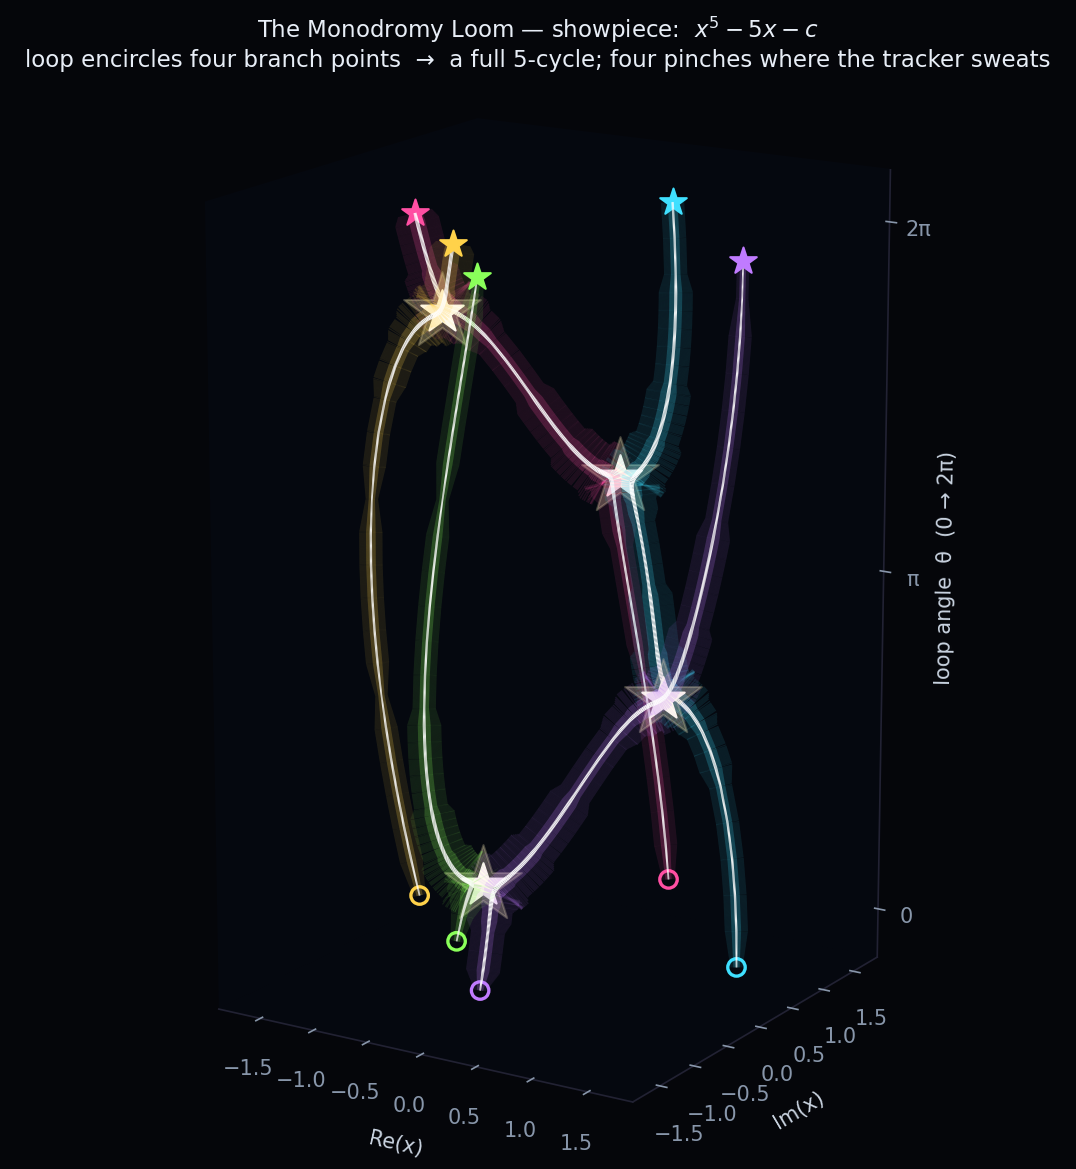

Recreate this plot in Python.
"""The Monodromy Loom.

A showpiece: watch the solutions of a *parameterized* polynomial braid as its parameter walks
a closed loop around the discriminant.  For the one-parameter family

    f(x; c) = x^d - d*x - c ,

the d roots move continuously as c does; carry c once around a loop that encircles the branch
points (the c-values where two roots collide) and the roots come back **permuted** -- the
monodromy of the family, i.e. its Galois action, made visible as a literal braid.

Each strand is one root's path, plotted in 3-D as ``(Re x, Im x, theta)`` where theta is the
loop angle 0 -> 2*pi.  The whole loop is baked into a single homotopy by making the coefficient
a function of the path variable, ``c(t) = center + radius * exp(i*(theta + phi))`` with
``theta = 2*pi*(1 - t)``, so one continuous track per strand traces the entire loop and the
path variable maps straight to the loop angle.

The *texture* of each strand is the adaptive-precision tracker's own diagnostics, streamed by a
``PathDataCollector``: where the loop grazes a branch point two strands nearly collide, the step
size collapses, and the strand brightens and swells right there -- you can see the solver work
hardest exactly where the mathematics is.

Two frames are produced:

    * monodromy_loom_teaching.png -- x^3 - 3x - c, a loop around ONE branch point: two roots
      swap (a single transposition), the third rides straight.  The lesson in one picture.
    * monodromy_loom.png          -- x^5 - 5x - c, a loop around ALL FOUR branch points: a full
      5-cycle, with four pinches where the tracker sweats.  The show-off.

Regenerated through ``tools/refresh_doc_artifacts.py`` (see that tool).  This is a raster
showpiece: PNG only (a 3-D render has no meaningful SVG), so it is exempt from the tutorial
figures' png+svg rule.  It is NOT a doctest -- the docs page embeds the pre-rendered image.

Run standalone:  python monodromy_loom.py
"""

import math
import os

import numpy as np

import matplotlib
matplotlib.use('Agg')                 # headless: no display needed
import matplotlib.pyplot as plt
from mpl_toolkits.mplot3d.art3d import Line3DCollection

import bertini
import bertini.tracking as tracking
from bertini.multiprec import complex_mp
from bertini.tracking.observers import amp as amp_observers

_OUT = os.path.dirname(os.path.abspath(__file__))

# a vivid strand palette on near-black
_HUES = ['#3fe0ff', '#ff4fa3', '#ffd24a', '#8aff5a', '#c07bff', '#ff8a3f']
_BG = '#05060a'


# --- coefficient-node helpers -------------------------------------------------------------------

def _cnode(z):
    """A constant complex function-tree node carrying the exact digits of python complex z."""
    return bertini.coefficient(complex_mp(repr(float(z.real)), repr(float(z.imag))))

def _rnode(x):
    """A constant real (zero-imaginary) node."""
    return bertini.coefficient(complex_mp(repr(float(x)), '0'))

def _xpow(x, d):
    """x**d built by repeated multiplication (keeps the tree an explicit product)."""
    e = x
    for _ in range(d - 1):
        e = e * x
    return e

_I = _cnode(1j)
_TWO_PI = _rnode(2 * math.pi)


# --- the engine: bake the whole parameter loop into one homotopy --------------------------------

def loom_homotopy(degree, center, radius, phi):
    """H(x, t) = x^d - d*x - c(t),  c(t) = center + radius*exp(i*(theta + phi)),  theta = 2pi(1-t).

    At t=1 theta=0 (the start configuration); at t=0 theta=2pi (the loop has closed).  Tracking a
    root of the start configuration from t=1 to t=0 carries it once around the loop.
    """
    x = bertini.Variable('x')
    t = bertini.Variable('t')
    theta = _TWO_PI * (_rnode(1) - t) + _rnode(phi)
    c_t = _cnode(center) + _rnode(radius) * (bertini.cos(theta) + _I * bertini.sin(theta))
    sys = bertini.System()
    sys.add_function(_xpow(x, degree) - _rnode(degree) * x - c_t)
    sys.add_path_variable(t)
    sys.add_variable_group(bertini.VariableGroup([x]))
    return sys

def start_configuration(degree, center, radius, phi):
    """The roots of the start configuration f(x) = x^d - d*x - c0, c0 = c(theta=0)."""
    c0 = center + radius * complex(math.cos(phi), math.sin(phi))
    x = bertini.Variable('x')
    sys = bertini.System()
    sys.add_variable_group(bertini.VariableGroup([x]))
    sys.add_function(_xpow(x, degree) - _rnode(degree) * x - _cnode(c0))
    solver = bertini.nag_algorithm.ZeroDimSolver(sys, mptype='adaptive')
    solver.solve()
    return [complex(s[0]) for s in solver.all_solutions()]

def branch_values(degree):
    """The (d-1) branch values of x^d - d*x - c: c = x^d - d*x at each critical point (the
    (d-1)-th roots of unity, where d*x^{d-1} - d = 0).  All share one modulus."""
    crit = [complex(math.cos(2 * math.pi * k / (degree - 1)),
                    math.sin(2 * math.pi * k / (degree - 1))) for k in range(degree - 1)]
    return [z**degree - degree * z for z in crit]

def track_loop(degree, center, radius, phi, tol=1e-10):
    """Track every strand once around the loop.  Returns a list of per-strand dicts with the loop
    angle ``theta``, the complex position ``x``, and the tracker diagnostics along the path."""
    H = loom_homotopy(degree, center, radius, phi)
    roots = start_configuration(degree, center, radius, phi)

    tracker = bertini.AMPTracker(H)
    tracker.setup(bertini.tracking.Predictor.RK4, tol, 1e6,
                  tracking.SteppingConfig(), tracking.NewtonConfig())
    tracker.precision_setup(tracking.amp_config_from(H))

    strands = []
    for r in roots:
        collector = amp_observers.PathDataCollector()
        tracker.add_observer(collector)
        end = np.zeros(H.num_variables(), dtype=complex_mp)
        tracker.track_path(end, complex_mp(1.0, 0.0), complex_mp(0.0, 0.0),
                           np.array([complex_mp(r.real, r.imag)]))
        tracker.remove_observer(collector)

        times = collector.times()               # complex path-variable value per step
        pts = collector.points()[:, 0]           # affine x (one variable)
        dgn = collector.diagnostics()            # (n, 4): |t|, condition, precision, stepsize
        strands.append(dict(start=r, end=complex(end[0]),
                            theta=2 * math.pi * (1 - times.real), x=pts,
                            precision=dgn[:, 2], stepsize=dgn[:, 3]))
    return strands, roots


# --- rendering ----------------------------------------------------------------------------------

def _resample(strand, n):
    """Interpolate one strand onto a uniform theta grid (for smooth ribbons and pinch-finding)."""
    th = strand['theta']
    order = np.argsort(th)
    g = np.linspace(th[order].min(), th[order].max(), n)
    xr = np.interp(g, th[order], strand['x'][order].real)
    xi = np.interp(g, th[order], strand['x'][order].imag)
    logstep = np.interp(g, th[order], np.log10(np.maximum(strand['stepsize'][order], 1e-12)))
    return g, xr, xi, logstep

def _find_pinches(strands, ngrid=900, thresh=0.6):
    """The near-collisions: local minima of pairwise strand distance below ``thresh``."""
    grid = np.linspace(0, 2 * math.pi, ngrid)
    X = []
    for s in strands:
        th = s['theta']; o = np.argsort(th)
        X.append(np.interp(grid, th[o], s['x'][o].real) + 1j * np.interp(grid, th[o], s['x'][o].imag))
    X = np.array(X)
    found = []
    for i in range(len(X)):
        for j in range(i + 1, len(X)):
            d = np.abs(X[i] - X[j])
            for k in range(1, ngrid - 1):
                if d[k] < thresh and d[k] <= d[k - 1] and d[k] < d[k + 1]:
                    mid = 0.5 * (X[i, k] + X[j, k])
                    found.append((mid.real, mid.imag, grid[k]))
    found.sort(key=lambda p: p[2])
    merged = []
    for p in found:
        if not merged or abs(p[2] - merged[-1][2]) > 0.25:
            merged.append(p)
    return merged

def render(strands, out, title, subtitle):
    """Draw the braid: strands coloured by identity, brightness and width driven by tracker
    stress (step-size collapse), branch-point pinches glowing, start rings -> end stars."""
    plt.rcParams.update({'figure.facecolor': _BG, 'axes.facecolor': _BG})
    fig = plt.figure(figsize=(9, 11))
    ax = fig.add_subplot(111, projection='3d')
    ax.set_facecolor(_BG)

    all_ls = np.concatenate([np.log10(np.maximum(s['stepsize'], 1e-12)) for s in strands])
    calm, hard = all_ls.max(), all_ls.min()          # big step = calm, small step = stressed

    def stress(ls):
        return np.clip((calm - ls) / (calm - hard + 1e-9), 0.0, 1.0)

    for i, s in enumerate(strands):
        g, xr, xi, ls = _resample(s, 700)
        st = stress(ls)
        pts = np.column_stack([xr, xi, g])
        segs = np.stack([pts[:-1], pts[1:]], axis=1)
        col = _HUES[i % len(_HUES)]
        for width, alpha, colour in ((6 + 26 * st[:-1], 0.10, col),      # outer glow
                                     (3 + 8 * st[:-1], 0.22, col),        # inner glow
                                     (0.8 + 1.6 * st[:-1], 0.92, 'white')):  # hot core
            lc = Line3DCollection(segs, colors=colour, alpha=alpha)
            lc.set_linewidth(width)
            ax.add_collection3d(lc)
        ax.scatter([xr[0]], [xi[0]], [g[0]], s=70, facecolors='none',
                   edgecolors=col, linewidths=1.6, depthshade=False)                  # start ring
        ax.scatter([xr[-1]], [xi[-1]], [g[-1]], marker='*', s=180, color=col,
                   depthshade=False, zorder=6)                                        # end star

    for (xr, xi, th) in _find_pinches(strands):
        ax.scatter([xr], [xi], [th], marker='*', s=460, color='white', depthshade=False, zorder=8)
        ax.scatter([xr], [xi], [th], marker='*', s=1500, color='#fff2c0', alpha=0.26, depthshade=False)

    ax.set_xlabel('Re(x)', color='#c9d3e0')
    ax.set_ylabel('Im(x)', color='#c9d3e0')
    ax.set_zlabel('loop angle  θ  (0 → 2π)', color='#c9d3e0')
    ax.set_zticks([0, math.pi, 2 * math.pi]); ax.set_zticklabels(['0', 'π', '2π'])
    for a in (ax.xaxis, ax.yaxis, ax.zaxis):
        a.set_pane_color((0.02, 0.03, 0.06, 1.0)); a.line.set_color('#223')
    ax.tick_params(colors='#8896aa')
    ax.grid(False)
    ax.view_init(elev=16, azim=-58)
    ax.set_box_aspect((1, 1, 1.7))
    ax.set_title(title + '\n' + subtitle, color='#e8eef7', fontsize=11, pad=8)
    fig.savefig(out, dpi=150, facecolor=_BG, bbox_inches='tight')
    plt.close(fig)


# --- the two frames -----------------------------------------------------------------------------

def teaching_frame(out):
    """x^3 - 3x - c: a loop around ONE branch point (c = +2) -> a single transposition."""
    # branch points at c = +/-2; put the loop centre right of +2 so it encircles +2, excludes -2,
    # and its closest approach (the pinch) lands at theta = pi, mid-loop.
    radius, graze = 1.5, 0.02
    center = 2.0 + (radius - graze)
    strands, _ = track_loop(3, complex(center, 0.0), radius, phi=0.0)
    render(strands, out,
           'The Monodromy Loom — teaching case:  $x^3 - 3x - c$',
           'loop one branch point  →  two roots SWAP (a transposition); the third rides straight')

def showpiece_frame(out):
    """x^5 - 5x - c: a loop around ALL FOUR branch points -> a full 5-cycle, four pinches."""
    radius = abs(branch_values(5)[0]) + 0.15       # circle |c| = R just outside the branch orbit
    strands, _ = track_loop(5, 0.0 + 0.0j, radius, phi=math.pi / 4)   # phi keeps pinches off the seam
    render(strands, out,
           'The Monodromy Loom — showpiece:  $x^5 - 5x - c$',
           'loop encircles four branch points  →  a full 5-cycle; four pinches where the tracker sweats')


def main():
    bertini.recording(False)          # we are here to WATCH tracking, not recall it
    teaching_frame(os.path.join(_OUT, 'monodromy_loom_teaching.png'))
    showpiece_frame(os.path.join(_OUT, 'monodromy_loom.png'))


if __name__ == '__main__':
    main()
